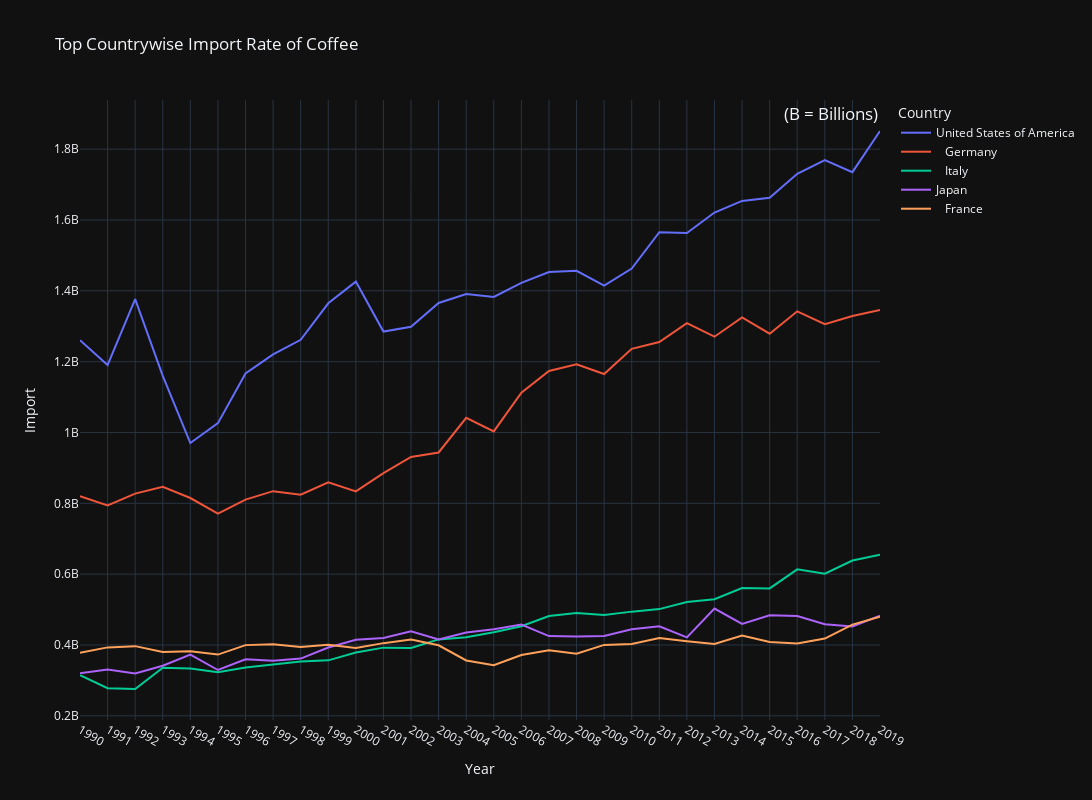

The notebook cell this image was saved under:
### Code cell
# Top 5 importerów i ich import na przesrzeni lat
fig = px.line(top_importers, x = top_importers.index, y= top_importers.columns[0:],labels={
    "Country": "Countries",
    "value": "Import"}, title='Top Countrywise Import Rate of Coffee', width=1200, height=800)

fig.update_layout(legend_title_text="Country",
                  annotations=[dict(text='(B = Billions)',
                                    showarrow=False,
                                    xref='paper',
                                    yref='y',
                                    x=1.0,
                                    y=1900000000,
                                    font=dict(size=17))])

fig.show()

### Figure 1 — Plotly figure (JSON) as saved in the notebook; plotly's stock layout.template omitted (floating-point values rounded to 4 significant figures)
{"data": [{"hovertemplate": "variable=United States of America<br>Year=%{x}<br>Import=%{y}<extra></extra>", "legendgroup": "United States of America", "line": {"color": "#636efa", "dash": "solid"}, "marker": {"symbol": "circle"}, "mode": "lines", "name": "United States of America", "orientation": "v", "showlegend": true, "x": ["1990", "1991", "1992", "1993", "1994", "1995", "1996", "1997", "1998", "1999", "2000", "2001", "2002", "2003", "2004", "2005", "2006", "2007", "2008", "2009", "2010", "2011", "2012", "2013", "2014", "2015", "2016", "2017", "2018", "2019"], "xaxis": "x", "y": [1260420000, 1190400000, 1376340000, 1159740000, 970260000, 1026420000, 1166700000, 1220580000, 1261800000, 1364760000, 1426020000, 1284900000, 1298340000, 1365600000, 1391040000, 1382520000, 1422540000, 1453140000, 1456620000, 1414680000, 1462680000, 1565580000, 1563360000, 1620960000, 1653900000, 1662480000, 1730280000, 1769280000, 1735080000, 1851240000], "yaxis": "y", "type": "scatter"}, {"hovertemplate": "variable=   Germany<br>Year=%{x}<br>Import=%{y}<extra></extra>", "legendgroup": "   Germany", "line": {"color": "#EF553B", "dash": "solid"}, "marker": {"symbol": "circle"}, "mode": "lines", "name": "   Germany", "orientation": "v", "showlegend": true, "x": ["1990", "1991", "1992", "1993", "1994", "1995", "1996", "1997", "1998", "1999", "2000", "2001", "2002", "2003", "2004", "2005", "2006", "2007", "2008", "2009", "2010", "2011", "2012", "2013", "2014", "2015", "2016", "2017", "2018", "2019"], "xaxis": "x", "y": [820260000, 793740000, 827340000, 846420000, 814980000, 771120000, 810420000, 834300000, 824400000, 859200000, 833700000, 885180000, 930960000, 943620000, 1041360000, 1002960000, 1112580000, 1173840000, 1192560000, 1164960000, 1236180000, 1255560000, 1308960000, 1270440000, 1324680000, 1278960000, 1342080000, 1305900000, 1328820000, 1345920000], "yaxis": "y", "type": "scatter"}, {"hovertemplate": "variable=   Italy<br>Year=%{x}<br>Import=%{y}<extra></extra>", "legendgroup": "   Italy", "line": {"color": "#00cc96", "dash": "solid"}, "marker": {"symbol": "circle"}, "mode": "lines", "name": "   Italy", "orientation": "v", "showlegend": true, "x": ["1990", "1991", "1992", "1993", "1994", "1995", "1996", "1997", "1998", "1999", "2000", "2001", "2002", "2003", "2004", "2005", "2006", "2007", "2008", "2009", "2010", "2011", "2012", "2013", "2014", "2015", "2016", "2017", "2018", "2019"], "xaxis": "x", "y": [314520000, 277800000, 275700000, 335640000, 333240000, 323280000, 336480000, 344580000, 353340000, 356580000, 378900000, 392520000, 391380000, 415740000, 421920000, 436140000, 452880000, 481680000, 490320000, 484680000, 494160000, 501300000, 521460000, 529380000, 561000000, 559680000, 613440000, 601200000, 638340000, 654840000], "yaxis": "y", "type": "scatter"}, {"hovertemplate": "variable=Japan<br>Year=%{x}<br>Import=%{y}<extra></extra>", "legendgroup": "Japan", "line": {"color": "#ab63fa", "dash": "solid"}, "marker": {"symbol": "circle"}, "mode": "lines", "name": "Japan", "orientation": "v", "showlegend": true, "x": ["1990", "1991", "1992", "1993", "1994", "1995", "1996", "1997", "1998", "1999", "2000", "2001", "2002", "2003", "2004", "2005", "2006", "2007", "2008", "2009", "2010", "2011", "2012", "2013", "2014", "2015", "2016", "2017", "2018", "2019"], "xaxis": "x", "y": [319800000, 330600000, 319560000, 341460000, 373020000, 329340000, 359640000, 355260000, 361620000, 392820000, 414480000, 419760000, 438420000, 415380000, 435240000, 444480000, 457920000, 425160000, 423600000, 425400000, 444420000, 452640000, 421500000, 502860000, 459420000, 483780000, 481560000, 458820000, 452400000, 482400000], "yaxis": "y", "type": "scatter"}, {"hovertemplate": "variable=   France<br>Year=%{x}<br>Import=%{y}<extra></extra>", "legendgroup": "   France", "line": {"color": "#FFA15A", "dash": "solid"}, "marker": {"symbol": "circle"}, "mode": "lines", "name": "   France", "orientation": "v", "showlegend": true, "x": ["1990", "1991", "1992", "1993", "1994", "1995", "1996", "1997", "1998", "1999", "2000", "2001", "2002", "2003", "2004", "2005", "2006", "2007", "2008", "2009", "2010", "2011", "2012", "2013", "2014", "2015", "2016", "2017", "2018", "2019"], "xaxis": "x", "y": [378060000, 393180000, 396720000, 380040000, 382140000, 372840000, 399600000, 402240000, 394560000, 400560000, 391200000, 405180000, 415500000, 399120000, 356400000, 342840000, 371460000, 385200000, 375120000, 400200000, 403020000, 419520000, 410460000, 402780000, 426720000, 408540000, 404280000, 418020000, 457440000, 479580000], "yaxis": "y", "type": "scatter"}], "layout": {"xaxis": {"anchor": "y", "domain": [0.0, 1.0], "title": {"text": "Year"}}, "yaxis": {"anchor": "x", "domain": [0.0, 1.0], "title": {"text": "Import"}}, "legend": {"title": {"text": "Country"}, "tracegroupgap": 0}, "title": {"text": "Top Countrywise Import Rate of Coffee"}, "height": 800, "width": 1200, "annotations": [{"font": {"size": 17}, "showarrow": false, "text": "(B = Billions)", "x": 1.0, "xref": "paper", "y": 1900000000, "yref": "y"}]}}
